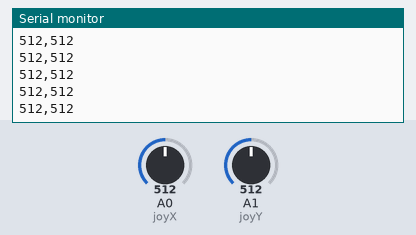
A sketch run on a simulated Arduino Uno, built with avr-gcc and run on an emulated ATmega328P. Parts: the last lines printed to the serial monitor. The inputs (shaded band) are chosen by the test bench; at power-on: A0 (joyX) = 512, A1 (joyY) = 512.

Above: at 1.2 s.
1.3 s: A0 (joyX) set to 716
At 1.31 s:
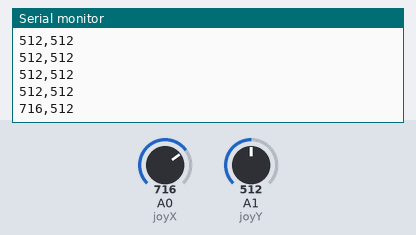
2.8 s: A1 (joyY) set to 716
At 2.82 s:
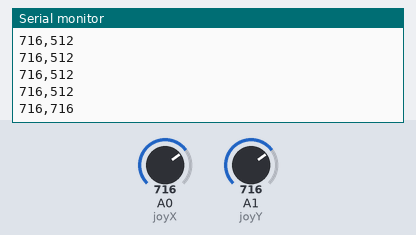
4.3 s: A0 (joyX) set to 900
At 4.33 s:
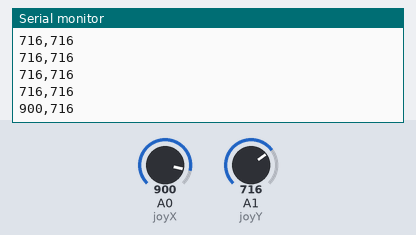
5.8 s: A1 (joyY) set to 900
At 5.84 s:
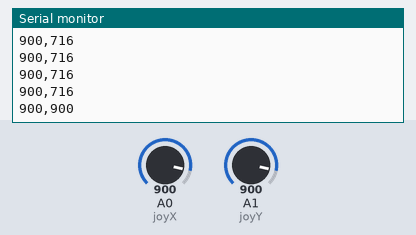
Timing chart, 0 to 8.3 s (numbered marks = the images above; inputs shaded):
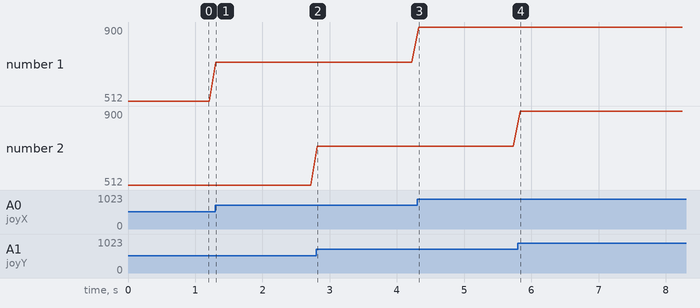

The sketch:

yilanOyunuIde.ino
```cpp
int joyX = A0;
int joyY = A1;

void setup() {
  Serial.begin(9600);
}

void loop() {
  int xValue = analogRead(joyX);
  int yValue = analogRead(joyY);
  Serial.print(xValue);
  Serial.print(",");
  Serial.println(yValue);
  delay(100);
}
```

Measured:
- after the input at 1.3 s, the serial monitor: prints a new line at once (image 1)
- after the input at 2.8 s, the serial monitor: prints a new line at once (image 2)
- after the input at 4.3 s, the serial monitor: prints a new line at once (image 3)
- after the input at 5.8 s, the serial monitor: prints a new line at once (image 4)
- plotted number 1: 512 → 716 after the input at 1.3 s, 716 → 900 after the input at 4.3 s
